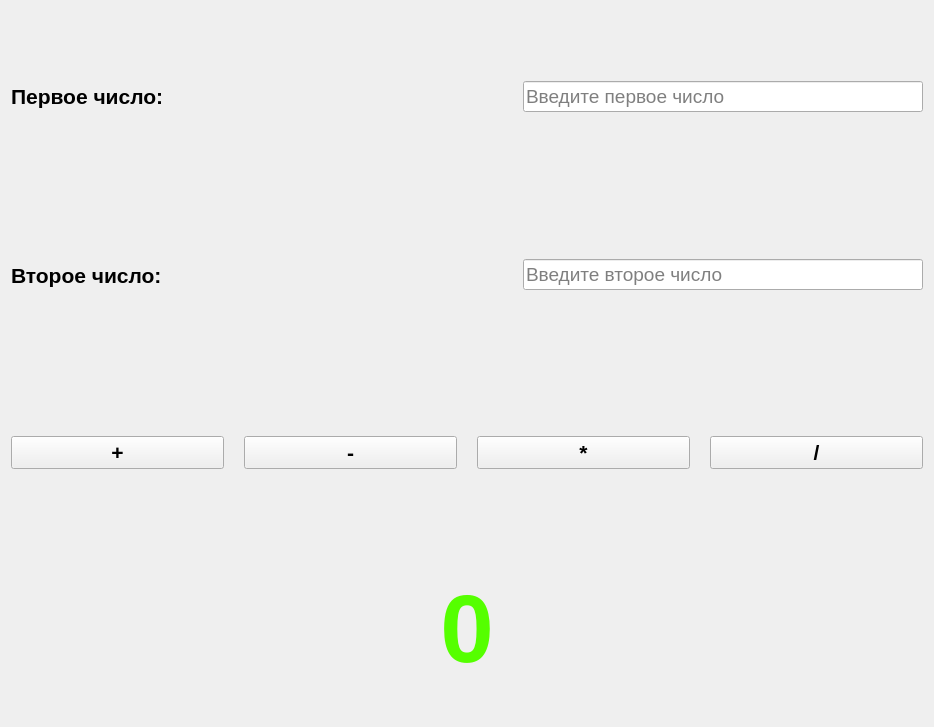
<?xml version="1.0" encoding="UTF-8"?>
<ui version="4.0">
 <class>CalcForm</class>
 <widget class="QWidget" name="CalcForm">
  <property name="geometry">
   <rect>
    <x>0</x>
    <y>0</y>
    <width>934</width>
    <height>727</height>
   </rect>
  </property>
  <property name="maximumSize">
   <size>
    <width>1500444</width>
    <height>16777215</height>
   </size>
  </property>
  <property name="windowTitle">
   <string>Калькулятор</string>
  </property>
  <layout class="QVBoxLayout" name="verticalLayout">
   <item>
    <layout class="QHBoxLayout" name="horizontalLayout">
     <property name="spacing">
      <number>6</number>
     </property>
     <property name="sizeConstraint">
      <enum>QLayout::SizeConstraint::SetDefaultConstraint</enum>
     </property>
     <item alignment="Qt::AlignmentFlag::AlignVCenter">
      <widget class="QLabel" name="label">
       <property name="sizePolicy">
        <sizepolicy hsizetype="Preferred" vsizetype="Preferred">
         <horstretch>0</horstretch>
         <verstretch>0</verstretch>
        </sizepolicy>
       </property>
       <property name="font">
        <font>
         <pointsize>16</pointsize>
         <bold>true</bold>
        </font>
       </property>
       <property name="text">
        <string>Первое число:</string>
       </property>
      </widget>
     </item>
     <item>
      <spacer name="horizontalSpacer">
       <property name="orientation">
        <enum>Qt::Orientation::Horizontal</enum>
       </property>
       <property name="sizeHint" stdset="0">
        <size>
         <width>380</width>
         <height>20</height>
        </size>
       </property>
      </spacer>
     </item>
     <item alignment="Qt::AlignmentFlag::AlignVCenter">
      <widget class="QLineEdit" name="lineEdit">
       <property name="sizePolicy">
        <sizepolicy hsizetype="Fixed" vsizetype="Fixed">
         <horstretch>0</horstretch>
         <verstretch>0</verstretch>
        </sizepolicy>
       </property>
       <property name="minimumSize">
        <size>
         <width>400</width>
         <height>0</height>
        </size>
       </property>
       <property name="font">
        <font>
         <pointsize>14</pointsize>
        </font>
       </property>
       <property name="inputMask">
        <string/>
       </property>
       <property name="maxLength">
        <number>15</number>
       </property>
       <property name="placeholderText">
        <string>Введите первое число</string>
       </property>
       <property name="clearButtonEnabled">
        <bool>true</bool>
       </property>
      </widget>
     </item>
    </layout>
   </item>
   <item>
    <layout class="QHBoxLayout" name="horizontalLayout_2">
     <property name="spacing">
      <number>6</number>
     </property>
     <property name="sizeConstraint">
      <enum>QLayout::SizeConstraint::SetDefaultConstraint</enum>
     </property>
     <item>
      <widget class="QLabel" name="label_2">
       <property name="sizePolicy">
        <sizepolicy hsizetype="Preferred" vsizetype="Preferred">
         <horstretch>0</horstretch>
         <verstretch>0</verstretch>
        </sizepolicy>
       </property>
       <property name="font">
        <font>
         <pointsize>16</pointsize>
         <bold>true</bold>
        </font>
       </property>
       <property name="text">
        <string>Второе число:</string>
       </property>
      </widget>
     </item>
     <item>
      <spacer name="horizontalSpacer_2">
       <property name="orientation">
        <enum>Qt::Orientation::Horizontal</enum>
       </property>
       <property name="sizeHint" stdset="0">
        <size>
         <width>380</width>
         <height>20</height>
        </size>
       </property>
      </spacer>
     </item>
     <item alignment="Qt::AlignmentFlag::AlignVCenter">
      <widget class="QLineEdit" name="lineEdit_2">
       <property name="sizePolicy">
        <sizepolicy hsizetype="Fixed" vsizetype="Fixed">
         <horstretch>0</horstretch>
         <verstretch>0</verstretch>
        </sizepolicy>
       </property>
       <property name="minimumSize">
        <size>
         <width>400</width>
         <height>0</height>
        </size>
       </property>
       <property name="font">
        <font>
         <pointsize>14</pointsize>
        </font>
       </property>
       <property name="maxLength">
        <number>15</number>
       </property>
       <property name="placeholderText">
        <string>Введите второе число</string>
       </property>
       <property name="clearButtonEnabled">
        <bool>true</bool>
       </property>
      </widget>
     </item>
    </layout>
   </item>
   <item>
    <layout class="QHBoxLayout" name="horizontalLayout_3">
     <property name="spacing">
      <number>20</number>
     </property>
     <property name="sizeConstraint">
      <enum>QLayout::SizeConstraint::SetDefaultConstraint</enum>
     </property>
     <item alignment="Qt::AlignmentFlag::AlignVCenter">
      <widget class="QPushButton" name="pushButton">
       <property name="sizePolicy">
        <sizepolicy hsizetype="Minimum" vsizetype="Fixed">
         <horstretch>0</horstretch>
         <verstretch>0</verstretch>
        </sizepolicy>
       </property>
       <property name="font">
        <font>
         <pointsize>16</pointsize>
         <bold>true</bold>
        </font>
       </property>
       <property name="text">
        <string>+</string>
       </property>
      </widget>
     </item>
     <item>
      <widget class="QPushButton" name="pushButton_2">
       <property name="font">
        <font>
         <pointsize>16</pointsize>
         <bold>true</bold>
        </font>
       </property>
       <property name="text">
        <string>-</string>
       </property>
      </widget>
     </item>
     <item>
      <widget class="QPushButton" name="pushButton_3">
       <property name="font">
        <font>
         <pointsize>16</pointsize>
         <bold>true</bold>
        </font>
       </property>
       <property name="text">
        <string>*</string>
       </property>
      </widget>
     </item>
     <item alignment="Qt::AlignmentFlag::AlignVCenter">
      <widget class="QPushButton" name="pushButton_4">
       <property name="font">
        <font>
         <pointsize>16</pointsize>
         <bold>true</bold>
        </font>
       </property>
       <property name="text">
        <string>/</string>
       </property>
      </widget>
     </item>
    </layout>
   </item>
   <item>
    <widget class="QLabel" name="label_3">
     <property name="sizePolicy">
      <sizepolicy hsizetype="Preferred" vsizetype="Preferred">
       <horstretch>0</horstretch>
       <verstretch>0</verstretch>
      </sizepolicy>
     </property>
     <property name="maximumSize">
      <size>
       <width>1500</width>
       <height>16777215</height>
      </size>
     </property>
     <property name="palette">
      <palette>
       <active>
        <colorrole role="WindowText">
         <brush brushstyle="SolidPattern">
          <color alpha="255">
           <red>85</red>
           <green>255</green>
           <blue>127</blue>
          </color>
         </brush>
        </colorrole>
       </active>
       <inactive>
        <colorrole role="WindowText">
         <brush brushstyle="SolidPattern">
          <color alpha="255">
           <red>85</red>
           <green>255</green>
           <blue>0</blue>
          </color>
         </brush>
        </colorrole>
       </inactive>
       <disabled/>
      </palette>
     </property>
     <property name="font">
      <font>
       <pointsize>72</pointsize>
       <bold>true</bold>
      </font>
     </property>
     <property name="focusPolicy">
      <enum>Qt::FocusPolicy::TabFocus</enum>
     </property>
     <property name="text">
      <string>0</string>
     </property>
     <property name="textFormat">
      <enum>Qt::TextFormat::AutoText</enum>
     </property>
     <property name="alignment">
      <set>Qt::AlignmentFlag::AlignCenter</set>
     </property>
    </widget>
   </item>
  </layout>
 </widget>
 <resources/>
 <connections>
  <connection>
   <sender>lineEdit</sender>
   <signal>textEdited(QString)</signal>
   <receiver>label_3</receiver>
   <slot>setText(QString)</slot>
   <hints>
    <hint type="sourcelabel">
     <x>723</x>
     <y>94</y>
    </hint>
    <hint type="destinationlabel">
     <x>466</x>
     <y>630</y>
    </hint>
   </hints>
  </connection>
  <connection>
   <sender>lineEdit_2</sender>
   <signal>textEdited(QString)</signal>
   <receiver>label_3</receiver>
   <slot>setText(QString)</slot>
   <hints>
    <hint type="sourcelabel">
     <x>723</x>
     <y>273</y>
    </hint>
    <hint type="destinationlabel">
     <x>466</x>
     <y>630</y>
    </hint>
   </hints>
  </connection>
 </connections>
</ui>
